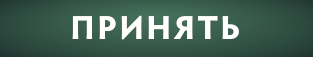
#> input picture images/accept_button.png, 313 x 57 px
$ python make_template.py images/accept_button.png
#> lines starting #> are read from the running program, lines starting #| are printed output that depends on the picture; after the words box and inside, x2 and y2 are one past the last pixel; in counts of white or black regions, pixels touching at a corner belong together
#> in main, img is the input picture: shape (57, 313, 3); mean B, G, R 88.6, 101.1, 71.7

import os
import sys
import cv2
import numpy as np

OUT = os.path.join("images", "accept_button.png")


def auto_crop(img):
    """Найти зелёную кнопку в центре кадра."""
    h, w = img.shape[:2]
#> h = 57; w = 313
    hsv = cv2.cvtColor(img, cv2.COLOR_BGR2HSV)
#> hsv: shape (57, 313, 3); mean H, S, V 71, 88.9, 101.1
    mask = cv2.inRange(hsv, (35, 80, 60), (85, 255, 255))
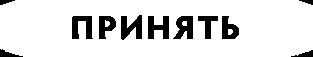
#> mask: shape (57, 313); 87.3% white; 11 black regions, largest, box (x1, y1, x2, y2) and area: (121, 15, 142, 40) 340, (72, 16, 93, 39) 321, (148, 16, 169, 39) 321
    sub = np.zeros_like(mask)
    cx0, cx1 = int(w * 0.20), int(w * 0.80)
#> cx0 = 62; cx1 = 250
    cy0, cy1 = int(h * 0.30), int(h * 0.80)
#> cy0 = 17; cy1 = 45
    sub[cy0:cy1, cx0:cx1] = mask[cy0:cy1, cx0:cx1]
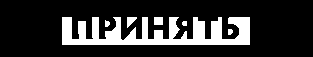
#> sub: shape (57, 313); 18.7% white; 6 white regions
    cnts, _ = cv2.findContours(sub, cv2.RETR_EXTERNAL, cv2.CHAIN_APPROX_SIMPLE)
#> cnts = 6 contours, 3 with area under 20; largest, box (x1, y1, x2, y2) and area: (62, 17, 250, 45) 2726, (154, 17, 163, 25) 56, (127, 17, 137, 28) 50
    best = None
    for c in cnts:
        x, y, bw, bh = cv2.boundingRect(c)
        if bw > 80 and bh > 25 and bw > bh * 1.5 and bw < w * 0.45:
            area = bw * bh
            if best is None or area > best[0]:
                best = (area, x, y, bw, bh)
#> this loop made 6 passes
#> (x, y, bw, bh) on passes 1, 2, 3, 6: (228, 29, 5, 6), (182, 21, 5, 5), (105, 20, 5, 7), (62, 17, 188, 28)
#> (c, x, y, bw, bh) on passes 4 to 5: ([[154, 17], [154, 24], [162, 24], [162, 17]], 154, 17, 9, 8), ([[127, 17], [127, 27], [136, 18], [136, 17]], 127, 17, 10, 11)
    return None if best is None else best[1:]


def main():
    if len(sys.argv) < 2:
        print(__doc__)
        sys.exit(1)
    path = sys.argv[1]
    img = cv2.imread(path)
    if img is None:
        print(f"[!] Не удалось открыть скриншот: {path}")
        sys.exit(1)

    if len(sys.argv) >= 6:
        x, y, bw, bh = map(int, sys.argv[2:6])
    else:
        box = auto_crop(img)
        if box is None:
            print("[!] Зелёную кнопку найти не удалось. Задай область вручную:")
            print("    python make_template.py скрин.png x y w h")
#> (the run stopped early here; a loop or call above may not have finished)
